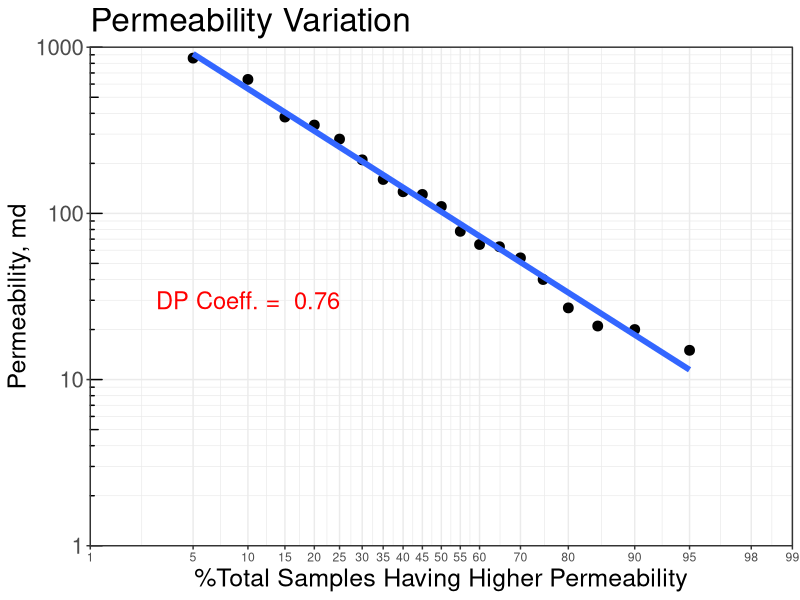

Generate this figure with R:
library(tidyverse)
library(scales)

# Source: Working Guide to Reservoir Engineering by William Lyons
# The procedure outlined by Dykstra and Parsons was to: 
# (1) divide permeabilities (usually from core analysis)so that all samples are of equal thickness (often 1 ft)
# (2) arrange the permeabilities in descending order from highest to lowest 
# (3) calculate for each sample the percent of samples that have a higher permeability (see example in Table 4.5), 
# (4) plot the data from Step 3 on log-probability paper (see Figure 4.11) 
# (5) draw the best straight line through data (with less emphasis on points at the extremities, if necessary)
# (6) determine the permeability at 84.1% probability (k84.1) and the mean permeability at 50% probability (k50) 
# (7) compute the permeability variation, V=(K50-K84.1)/k50

df_perm_data <- data.frame(permeability=c(860, 640, 380, 340,280,210,160,135,130,110,78, 65,63,54,40,27,21,20,15),
                 fraction=c(0.05,.1,.15,.2,.25,.3,.35,.4,.45,.5,.55,.6,.65,.7,.75,.8,.85,.90,.95))

x_breaks <- c(0.001, 0.01, 0.05, .10, 0.15, 0.2, 0.25,.30,0.35, 0.4,0.45, .50,0.55, 0.6, .70,0.8, .90, 0.95,0.98, 0.99, 0.999)

y_breaks <- 10^(-10:10)
y_minor_breaks <- rep(1:9, 21)*(10^rep(-10:10, each=9))

y_min <- 1
y_max <- 1000


eq <- lm(log10(permeability)~fraction, data=df_perm_data)
kv50 <- 10^ predict(eq, newdata = data.frame(fraction=0.5))
kv84 <- 10^ predict(eq, newdata = data.frame(fraction=0.841))

DP <- (kv50-kv84)/kv50


plt <- ggplot(df_perm_data, aes(fraction,permeability)) +
geom_point(size=3) +
stat_smooth(method="lm", se=F, size=2) +
# geom_segment(aes(x = 0.5, xend = 0.5, y = 1, yend = kv50), color = "red", size=2, linetype="dashed") +
# geom_segment(aes(x = .01, xend =0.5 , y =kv50, yend =kv50), color = "red", size=2, linetype="dashed") +
# geom_segment(aes(x = 0.841, xend = 0.841, y = 1, yend = kv84), color = "red", size=2, linetype="dashed") +
# geom_segment(aes(x = .01, xend =0.841 , y =kv84, yend =kv84), color = "red", size=2, linetype="dashed") +
scale_x_continuous(trans = probability_trans("norm"),
                   breaks = x_breaks,
                   labels = prettyNum(x_breaks*100), 
                   limits = c(0.01,.99),
                   expand = c(0.01, NA)) +
scale_y_continuous(trans='log10',
                   breaks = y_breaks, 
                   minor_breaks = y_minor_breaks,
                   limits = c(y_min, y_max), 
                   expand = c(y_min, NA))+ 
theme_bw() +
theme(axis.title = element_text(size = 18), 
      axis.text.y =element_text(size = 16), 
      plot.title = element_text(size = 24)) +
labs(title = "Permeability Variation", 
     x="%Total Samples Having Higher Permeability", 
     y="Permeability, md")+
annotate(geom="text", x=0.1, y=30, label=paste("DP Coeff. = ", round(DP,2)),
           color="red", size = 6)

plt + annotation_logticks(sides = "l", outside = F) + coord_cartesian(clip = "off")
